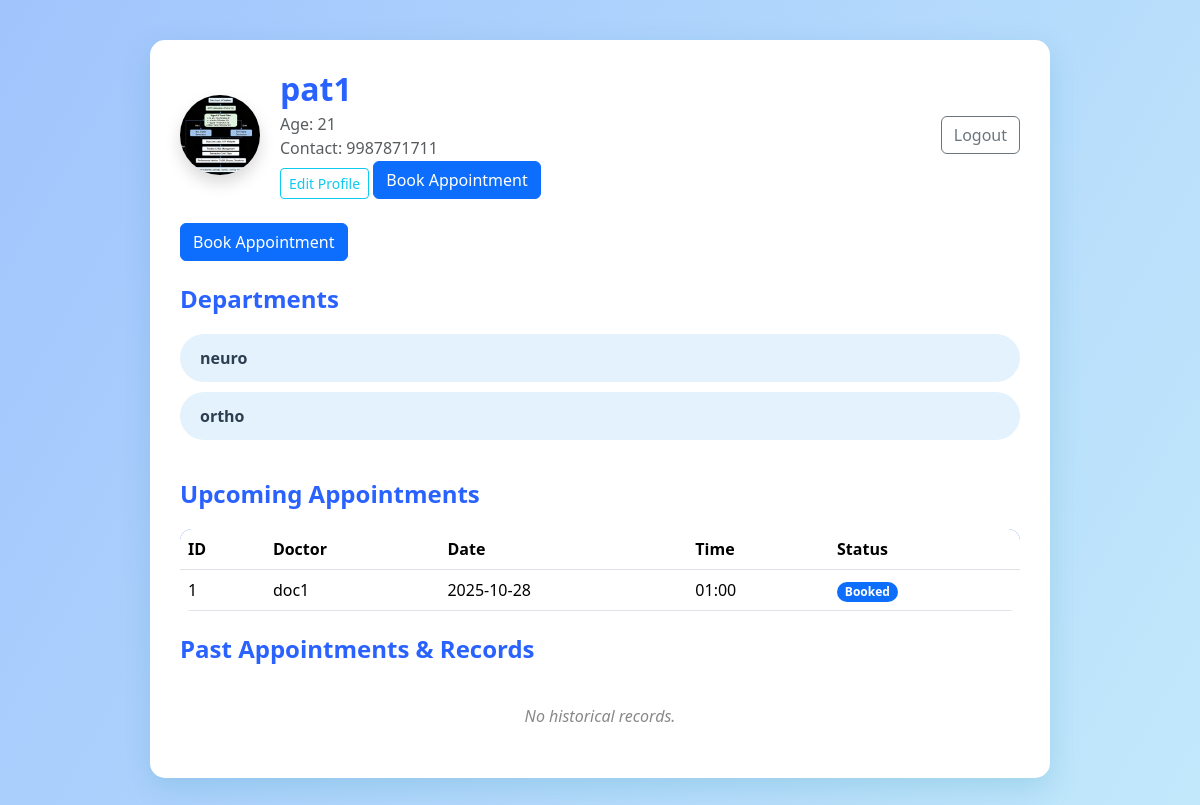
/patient (signed in), run on an earlier commit of the app's database.
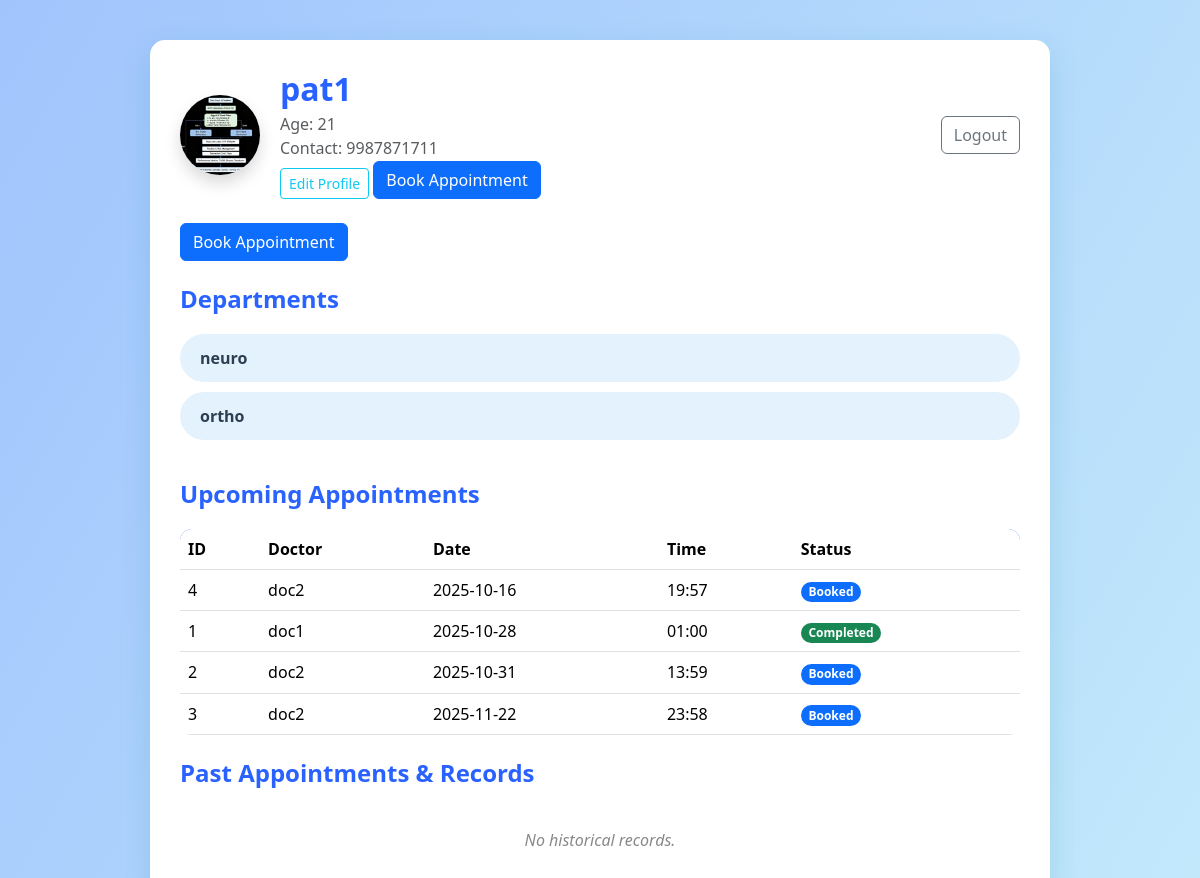
And on a later commit of the database.
### tables this page shows
CREATE TABLE patients (
    id INTEGER PRIMARY KEY,  -- links to users.id
    name TEXT NOT NULL,
    contact TEXT
, age INTEGER, pfp TEXT);

CREATE TABLE users (
    id INTEGER PRIMARY KEY AUTOINCREMENT,
    username TEXT UNIQUE NOT NULL,
    password TEXT NOT NULL,
    role TEXT NOT NULL CHECK(role IN ('admin', 'doctor', 'patient'))
);

CREATE TABLE departments (
    id INTEGER PRIMARY KEY AUTOINCREMENT,
    name TEXT UNIQUE NOT NULL,
    overview TEXT
);

CREATE TABLE appointments (
    id INTEGER PRIMARY KEY AUTOINCREMENT,
    doctor_id INTEGER NOT NULL,
    patient_id INTEGER NOT NULL,
    date TEXT NOT NULL,
    time TEXT NOT NULL,
    status TEXT NOT NULL CHECK(status IN ('Booked', 'Completed', 'Cancelled')),
    diagnosis TEXT,
    prescription TEXT,
    notes TEXT,
    FOREIGN KEY (doctor_id) REFERENCES users(id),
    FOREIGN KEY (patient_id) REFERENCES users(id)
);

### app.py (the view)
@app.route('/patient')
def patient_dashboard():
    if 'user_id' not in session or session.get('role') != 'patient':
        return redirect(url_for('login'))
    user_id = session['user_id']
    db = get_db()
    user = db.execute('SELECT username FROM users WHERE id = ?', (user_id,)).fetchone()
    if not user:
        return "User not found!", 404
    patient_name = user[0]
    patient = db.execute('SELECT contact, age, pfp FROM patients WHERE id = ?', (user_id,)).fetchone()
    patient_contact = patient[0] if patient else ''
    patient_age = patient[1] if patient else ''
    patient_pfp = patient[2] if patient else None
    departments = db.execute('SELECT id, name FROM departments').fetchall()
    appointments = db.execute(
        '''
        SELECT a.id, u.username, a.date, a.time, a.status
        FROM appointments a
          JOIN users u ON a.doctor_id = u.id
        WHERE a.patient_id = ?
        ORDER BY a.date, a.time
        ''',
        (user_id,)
    ).fetchall()
    return render_template(
        'patient_dashboard.html',
        patient_name=patient_name,
        patient_contact=patient_contact,
        patient_age=patient_age,
        patient_pfp=patient_pfp,
        departments=departments,
        upcoming_appointments=appointments
    )

### app.py (called while the page is built)
def get_db():
    db = getattr(g, '_database', None)
    if db is None:
        db = g._database = sqlite3.connect(DATABASE)
    return db

@app.teardown_appcontext
def close_connection(exception):
    db = getattr(g, '_database', None)
    if db is not None:
        db.close()

### templates/patient_dashboard.html (shortened to what this page needs)
<!doctype html>
<html lang="en">
<head>
    <link href="https://cdn.jsdelivr.net/npm/bootstrap@5.3.2/dist/css/bootstrap.min.css" rel="stylesheet">
</head>
<body>
<div class="dashboard-container">
    <div class="d-flex align-items-center mb-4" style="gap:20px;">
      <img src="{% if patient_pfp %}/static/patient_pfps/{{ patient_pfp }}{% else %}https://ui-avatars.com/api/?name={{ patient_name | urlencode }}&background=5fa8d3&color=fff&size=80{% endif %}"
     class="rounded-circle shadow" width="80" height="80" alt="Profile">
      <div>
        <h2 class="mb-1">{{ patient_name }}</h2>
        <div class="text-muted">Age: {{ patient_age }}</div>
        <div class="text-muted">Contact: {{ patient_contact }}</div>
        <a href="/edit_profile" class="btn btn-sm btn-outline-info mt-2">Edit Profile</a>
        <a href="{{ url_for('book_appointment') }}" class="btn btn-primary">Book Appointment</a>
      </div>
      <a href="/logout" class="btn btn-outline-secondary ms-auto">Logout</a>
    </div>
    <button class="btn btn-primary mb-4" data-bs-toggle="modal" data-bs-target="#bookModal">
      Book Appointment
    </button>
    <h4>Departments</h4>
    <ul>
      {% for dept in departments %}
        <li class="dept-link" data-dept="{{ dept[0] }}">{{ dept[1] }}</li>
      {% endfor %}
    </ul>
    <h4>Upcoming Appointments</h4>
    {% if upcoming_appointments %}
    <table class="table mb-0">
      <thead>
        <tr>
          <th>ID</th><th>Doctor</th><th>Date</th><th>Time</th><th>Status</th>
        </tr>
      </thead>
      <tbody>
        {% for appt in upcoming_appointments %}
        <tr>
          <td>{{ appt[0] }}</td>
          <td>{{ appt[1] }}</td>
          <td>{{ appt[2] }}</td>
          <td>{{ appt[3] }}</td>
          <td>
            {% if appt[4] == 'Booked' %}
              <span class="badge rounded-pill bg-primary">Booked</span>
            {% elif appt[4] == 'Completed' %}
              <span class="badge rounded-pill bg-success">Completed</span>
            {% elif appt[4] == 'Cancelled' %}
              <span class="badge rounded-pill bg-danger">Cancelled</span>
            {% else %}
              <span class="badge rounded-pill bg-secondary">{{ appt[4] }}</span>
            {% endif %}
          </td>
        </tr>
        {% endfor %}
      </tbody>
    </table>
    {% else %}
    <div class="no-appointments">You have no upcoming appointments.</div>
    {% endif %}
    <h4 class="mt-4">Past Appointments & Records</h4>
    {% if past_appointments %}
    <table class="table">
      <thead>
        <tr>
          <th>Date</th><th>Doctor</th><th>Diagnosis</th><th>Prescription</th><th>Notes</th>
        </tr>
      </thead>
      <tbody>
        {% for appt in past_appointments %}
        <tr>
          <td>{{ appt[2] }}</td>
          <td>{{ appt[1] }}</td>
          <td>{{ appt[5] or '-' }}</td>
          <td>{{ appt[6] or '-' }}</td>
          <td>{{ appt[7] or '-' }}</td>
        </tr>
        {% endfor %}
      </tbody>
    </table>
    {% else %}
    <div class="no-appointments">No historical records.</div>
    {% endif %}
</div>
</body>
</html>

### templates/patient_dashboard.html (style rules this page uses)
body { background: linear-gradient(120deg, #a1c4fd 0%, #c2e9fb 100%); min-height: 100vh; font-family: 'Segoe UI', Tahoma, Geneva, Verdana, sans-serif; color: #2c3e50; }
.dashboard-container { margin: 40px auto; max-width: 900px; background: white; border-radius: 15px; box-shadow: 0 10px 30px rgba(33, 147, 176, 0.2); padding: 30px; }
h2, h4 { color: #2962ff; font-weight: 700; margin-bottom: 20px; }
ul { list-style-type: none; padding-left: 0; margin-bottom: 40px; }
ul li { background-color: #e3f2fd; margin-bottom: 10px; padding: 12px 20px; border-radius: 25px; font-weight: 600; cursor: pointer; transition: background 0.2s; }
table { border-radius: 12px; overflow: hidden; }
thead tr { background-color: #2962ff; color: white; font-weight: 700; }
tbody tr:nth-child(odd) { background-color: #f1f9ff; }
.no-appointments { text-align: center; color: #888; padding: 20px 0; font-style: italic; }

What changed in the data, as far as the page shows it:
added appointments: id "4", username "doc2", date "2025-10-16", time "19:57", status "Booked"
changed appointments "doc1": status "Booked" → "Completed"
added appointments: id "2", username "doc2", date "2025-10-31", time "13:59", status "Booked"
added appointments: id "3", username "doc2", date "2025-11-22", time "23:58", status "Booked"
